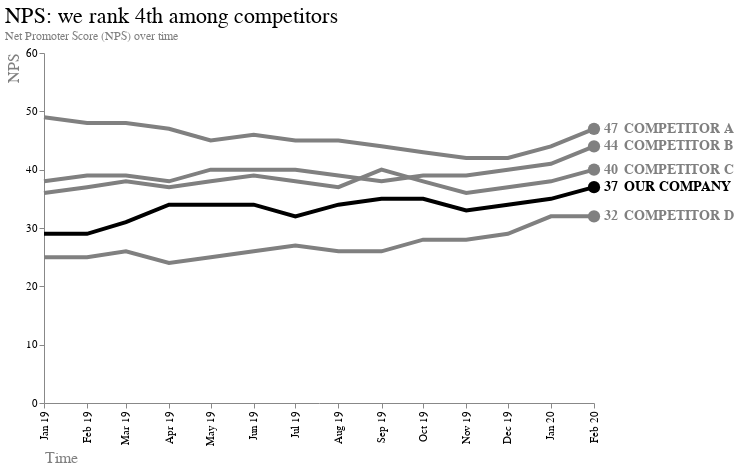

Notebook cell for this chart:
### Markdown cell above
### 4) Combine all elements

### Code cell
alt.layer(line_chart, points, label_nps, label_company).configure_view(
    strokeWidth=0
).configure_title( 
    fontSize=22,
    font='Arial',
    anchor='start',
    fontWeight="normal"
).configure_axis(
    labelFont='Arial',
    titleFont='Arial',
    labelFontSize=11,
    titleFontSize=16,
    titleFontWeight="normal",
    titleColor="grey"
)

### Figure 1 — Vega-Lite specification as saved in the notebook (floating-point values rounded to 4 significant figures)
{"config": {"view": {"continuousWidth": 300, "continuousHeight": 300, "strokeWidth": 0}, "axis": {"labelFont": "Arial", "labelFontSize": 11, "titleColor": "grey", "titleFont": "Arial", "titleFontSize": 16, "titleFontWeight": "normal"}, "title": {"anchor": "start", "font": "Arial", "fontSize": 22, "fontWeight": "normal"}}, "layer": [{"data": {"name": "data-2da0e6f43dc0bab24781ac2807513e61"}, "mark": {"type": "line"}, "encoding": {"color": {"field": "Company", "legend": null, "scale": {"domain": ["COMPETITOR A", "COMPETITOR B", "COMPETITOR C", "COMPETITOR D", "OUR COMPANY"], "range": ["grey", "grey", "grey", "grey", "black"]}, "type": "nominal"}, "strokeWidth": {"value": 4}, "x": {"axis": {"format": "%b %y", "grid": false, "labelAngle": -90, "title": "Time", "titleAnchor": "start"}, "field": "Date", "type": "temporal"}, "y": {"axis": {"grid": false, "title": "NPS", "titleAnchor": "end", "values": [0, 10, 20, 30, 40, 50, 60]}, "field": "nps", "scale": {"domain": [0, 60]}, "type": "quantitative"}}, "title": {"text": ["NPS: we rank 4th among competitors"], "subtitle": ["Net Promoter Score (NPS) over time"], "color": "black", "subtitleColor": "grey"}}, {"data": {"name": "data-311ade587f3458019a68a4880523582f"}, "mark": {"type": "circle", "opacity": 1, "size": 150}, "encoding": {"color": {"field": "Company", "scale": {"domain": ["COMPETITOR A", "COMPETITOR B", "COMPETITOR C", "COMPETITOR D", "OUR COMPANY"], "range": ["grey", "grey", "grey", "grey", "black"]}, "type": "nominal"}, "x": {"field": "Date", "type": "temporal"}, "y": {"field": "nps", "type": "quantitative"}}}, {"data": {"name": "data-311ade587f3458019a68a4880523582f"}, "mark": {"type": "text", "align": "left", "dx": 10, "fontWeight": "bold", "size": 14}, "encoding": {"color": {"field": "Company", "legend": null, "type": "nominal"}, "text": {"field": "nps", "type": "quantitative"}, "x": {"aggregate": "max", "field": "Date", "type": "temporal"}, "y": {"aggregate": {"argmax": "Date"}, "field": "nps", "type": "quantitative"}}}, {"data": {"name": "data-311ade587f3458019a68a4880523582f"}, "mark": {"type": "text", "align": "left", "dx": 30, "fontWeight": "bold", "size": 14}, "encoding": {"color": {"field": "Company", "legend": null, "type": "nominal"}, "text": {"field": "Company", "type": "nominal"}, "x": {"aggregate": "max", "field": "Date", "type": "temporal"}, "y": {"aggregate": {"argmax": "Date"}, "field": "nps", "type": "quantitative"}}}], "height": 350, "width": 550, "$schema": "https://vega.github.io/schema/vega-lite/v5.6.1.json", "datasets": {"data-2da0e6f43dc0bab24781ac2807513e61": [{"Date": "2019-01-01T00:00:00", "Company": "OUR COMPANY", "nps": 29.0}, {"Date": "2019-02-01T00:00:00", "Company": "OUR COMPANY", "nps": 29.0}, {"Date": "2019-03-01T00:00:00", "Company": "OUR COMPANY", "nps": 31.0}, {"Date": "2019-04-01T00:00:00", "Company": "OUR COMPANY", "nps": 34.0}, {"Date": "2019-05-01T00:00:00", "Company": "OUR COMPANY", "nps": 34.0}, {"Date": "2019-06-01T00:00:00", "Company": "OUR COMPANY", "nps": 34.0}, {"Date": "2019-07-01T00:00:00", "Company": "OUR COMPANY", "nps": 32.0}, {"Date": "2019-08-01T00:00:00", "Company": "OUR COMPANY", "nps": 34.0}, {"Date": "2019-09-01T00:00:00", "Company": "OUR COMPANY", "nps": 35.0}, {"Date": "2019-10-01T00:00:00", "Company": "OUR COMPANY", "nps": 35.0}, {"Date": "2019-11-01T00:00:00", "Company": "OUR COMPANY", "nps": 33.0}, {"Date": "2019-12-01T00:00:00", "Company": "OUR COMPANY", "nps": 34.0}, {"Date": "2020-01-01T00:00:00", "Company": "OUR COMPANY", "nps": 35.0}, {"Date": "2020-02-01T00:00:00", "Company": "OUR COMPANY", "nps": 37.0}, {"Date": "2019-01-01T00:00:00", "Company": "COMPETITOR A", "nps": 49.0}, {"Date": "2019-02-01T00:00:00", "Company": "COMPETITOR A", "nps": 48.0}, {"Date": "2019-03-01T00:00:00", "Company": "COMPETITOR A", "nps": 48.0}, {"Date": "2019-04-01T00:00:00", "Company": "COMPETITOR A", "nps": 47.0}, {"Date": "2019-05-01T00:00:00", "Company": "COMPETITOR A", "nps": 45.0}, {"Date": "2019-06-01T00:00:00", "Company": "COMPETITOR A", "nps": 46.0}, {"Date": "2019-07-01T00:00:00", "Company": "COMPETITOR A", "nps": 45.0}, {"Date": "2019-08-01T00:00:00", "Company": "COMPETITOR A", "nps": 45.0}, {"Date": "2019-09-01T00:00:00", "Company": "COMPETITOR A", "nps": 44.0}, {"Date": "2019-10-01T00:00:00", "Company": "COMPETITOR A", "nps": 43.0}, {"Date": "2019-11-01T00:00:00", "Company": "COMPETITOR A", "nps": 42.0}, {"Date": "2019-12-01T00:00:00", "Company": "COMPETITOR A", "nps": 42.0}, {"Date": "2020-01-01T00:00:00", "Company": "COMPETITOR A", "nps": 44.0}, {"Date": "2020-02-01T00:00:00", "Company": "COMPETITOR A", "nps": 47.0}, {"Date": "2019-01-01T00:00:00", "Company": "COMPETITOR B", "nps": 38.0}, {"Date": "2019-02-01T00:00:00", "Company": "COMPETITOR B", "nps": 39.0}, {"Date": "2019-03-01T00:00:00", "Company": "COMPETITOR B", "nps": 39.0}, {"Date": "2019-04-01T00:00:00", "Company": "COMPETITOR B", "nps": 38.0}, {"Date": "2019-05-01T00:00:00", "Company": "COMPETITOR B", "nps": 40.0}, {"Date": "2019-06-01T00:00:00", "Company": "COMPETITOR B", "nps": 40.0}, {"Date": "2019-07-01T00:00:00", "Company": "COMPETITOR B", "nps": 40.0}, {"Date": "2019-08-01T00:00:00", "Company": "COMPETITOR B", "nps": 39.0}, {"Date": "2019-09-01T00:00:00", "Company": "COMPETITOR B", "nps": 38.0}, {"Date": "2019-10-01T00:00:00", "Company": "COMPETITOR B", "nps": 39.0}, {"Date": "2019-11-01T00:00:00", "Company": "COMPETITOR B", "nps": 39.0}, {"Date": "2019-12-01T00:00:00", "Company": "COMPETITOR B", "nps": 40.0}, {"Date": "2020-01-01T00:00:00", "Company": "COMPETITOR B", "nps": 41.0}, {"Date": "2020-02-01T00:00:00", "Company": "COMPETITOR B", "nps": 44.0}, {"Date": "2019-01-01T00:00:00", "Company": "COMPETITOR C", "nps": 36.0}, {"Date": "2019-02-01T00:00:00", "Company": "COMPETITOR C", "nps": 37.0}, {"Date": "2019-03-01T00:00:00", "Company": "COMPETITOR C", "nps": 38.0}, {"Date": "2019-04-01T00:00:00", "Company": "COMPETITOR C", "nps": 37.0}, {"Date": "2019-05-01T00:00:00", "Company": "COMPETITOR C", "nps": 38.0}, {"Date": "2019-06-01T00:00:00", "Company": "COMPETITOR C", "nps": 39.0}, {"Date": "2019-07-01T00:00:00", "Company": "COMPETITOR C", "nps": 38.0}, {"Date": "2019-08-01T00:00:00", "Company": "COMPETITOR C", "nps": 37.0}, {"Date": "2019-09-01T00:00:00", "Company": "COMPETITOR C", "nps": 40.0}, {"Date": "2019-10-01T00:00:00", "Company": "COMPETITOR C", "nps": 38.0}, {"Date": "2019-11-01T00:00:00", "Company": "COMPETITOR C", "nps": 36.0}, {"Date": "2019-12-01T00:00:00", "Company": "COMPETITOR C", "nps": 37.0}, {"Date": "2020-01-01T00:00:00", "Company": "COMPETITOR C", "nps": 38.0}, {"Date": "2020-02-01T00:00:00", "Company": "COMPETITOR C", "nps": 40.0}, {"Date": "2019-01-01T00:00:00", "Company": "COMPETITOR D", "nps": 25.0}, {"Date": "2019-02-01T00:00:00", "Company": "COMPETITOR D", "nps": 25.0}, {"Date": "2019-03-01T00:00:00", "Company": "COMPETITOR D", "nps": 26.0}, {"Date": "2019-04-01T00:00:00", "Company": "COMPETITOR D", "nps": 24.0}, {"Date": "2019-05-01T00:00:00", "Company": "COMPETITOR D", "nps": 25.0}, {"Date": "2019-06-01T00:00:00", "Company": "COMPETITOR D", "nps": 26.0}, {"Date": "2019-07-01T00:00:00", "Company": "COMPETITOR D", "nps": 27.0}, {"Date": "2019-08-01T00:00:00", "Company": "COMPETITOR D", "nps": 26.0}, {"Date": "2019-09-01T00:00:00", "Company": "COMPETITOR D", "nps": 26.0}, {"Date": "2019-10-01T00:00:00", "Company": "COMPETITOR D", "nps": 28.0}, {"Date": "2019-11-01T00:00:00", "Company": "COMPETITOR D", "nps": 28.0}, {"Date": "2019-12-01T00:00:00", "Company": "COMPETITOR D", "nps": 29.0}, {"Date": "2020-01-01T00:00:00", "Company": "COMPETITOR D", "nps": 32.0}, {"Date": "2020-02-01T00:00:00", "Company": "COMPETITOR D", "nps": 32.0}], "data-311ade587f3458019a68a4880523582f": [{"Date": "2020-02-01T00:00:00", "Company": "OUR COMPANY", "nps": 37.0}, {"Date": "2020-02-01T00:00:00", "Company": "COMPETITOR A", "nps": 47.0}, {"Date": "2020-02-01T00:00:00", "Company": "COMPETITOR B", "nps": 44.0}, {"Date": "2020-02-01T00:00:00", "Company": "COMPETITOR C", "nps": 40.0}, {"Date": "2020-02-01T00:00:00", "Company": "COMPETITOR D", "nps": 32.0}]}}
